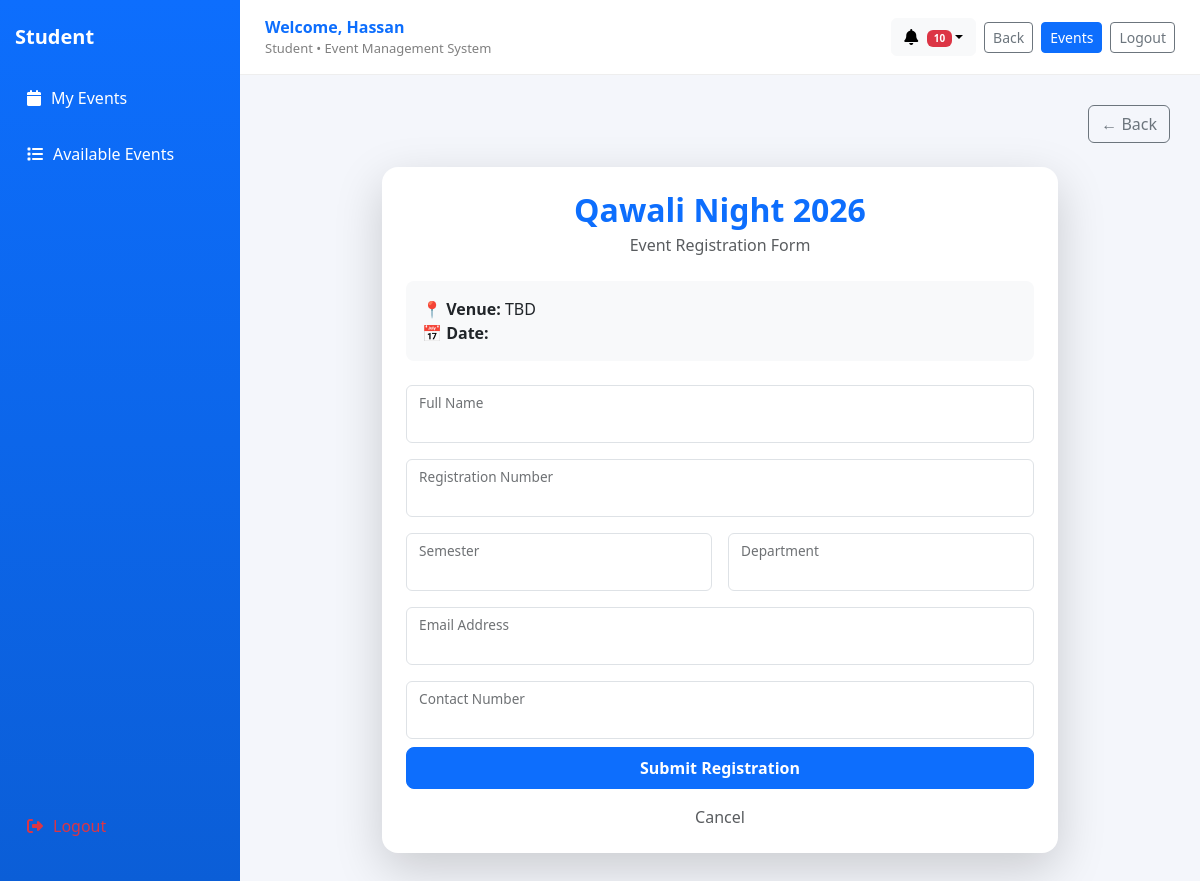
Screenshot of /event/1/register/ (signed in) with the database file from the repository.
### accounts/models.py (models this page shows, shortened)
class Profile(models.Model):
    ROLE_CHOICES = [
        ('student', 'Student'),
        ('faculty', 'Faculty'),
        ('organizer', 'Organizer'),
    ]
    user = models.OneToOneField(User, on_delete=models.CASCADE)
    role = models.CharField(max_length=20, choices=ROLE_CHOICES)
    email_verified = models.BooleanField(default=False)
    verification_token = models.UUIDField(default=uuid.uuid4)
    is_organizer = models.BooleanField(default=False)  # Add this field

### events/models.py (models this page shows, shortened)
class Event(models.Model):
    name = models.CharField(max_length=200)
    category = models.ForeignKey(Category, on_delete=models.CASCADE)
    description = models.TextField(blank=True)
    organizer = models.ForeignKey(
        User,
        on_delete=models.SET_NULL,
        null=True,
        blank=True,
        related_name="organized_events"
    )
    venue = models.CharField(max_length=255, blank=True, null=True)
    date = models.DateField(null=True, blank=True)
    status = models.CharField(
        max_length=20,
        choices=EventStatus.choices,
        default=EventStatus.CREATED
    )
    created_at = models.DateTimeField(auto_now_add=True)
    class Meta:
        ordering = ['-created_at']

### events/views.py (the view, shortened to what this page needs)
# urls.py: path('event/<int:event_id>/register/', views.register_event, name='register_event'),
@login_required
def register_event(request, event_id):
    role = get_role(request.user)
    if role != "student":
        messages.error(request, "Only students allowed.")
        return redirect("events:available_events")
    event = get_object_or_404(Event, id=event_id, status="announced")
    if EventRegistration.objects.filter(event=event, student=request.user).exists():
        messages.info(request, "Already registered.")
        return redirect("events:my_events")
    return render(request, "events/register_event.html", {
        "form": EventRegistrationForm(),
        "event": event,
        "role": "student"
    })

### events/forms.py
class EventRegistrationForm(forms.ModelForm):
    class Meta:
        model = EventRegistration
        fields = [
            'student_name',
            'registration_no',
            'semester',
            'department',
            'email',
            'contact_no'
        ]
        widgets = {
            'student_name': forms.TextInput(attrs={'class': 'form-control'}),
            'registration_no': forms.TextInput(attrs={'class': 'form-control'}),
            'semester': forms.TextInput(attrs={'class': 'form-control'}),
            'department': forms.TextInput(attrs={'class': 'form-control'}),
            'email': forms.EmailInput(attrs={'class': 'form-control'}),
            'contact_no': forms.TextInput(attrs={'class': 'form-control'}),
        }

### events/context_processors.py (called while the page is built)
def notifications_context(request):
    if not request.user.is_authenticated:
        return {}
    user_notifications = Notification.objects.filter(
        user=request.user
    ).order_by("-created_at")
    unread_count = user_notifications.filter(is_read=False).count()
    return {
        "notifications": user_notifications[:10],
        "unread_notifications": unread_count
    }

### events/views.py (called while the page is built)
def get_role(user):
    if user.is_superuser:
        return "admin"
    if hasattr(user, "profile") and hasattr(user.profile, "role"):
        return user.profile.role
    return "student"

### events/templates/events/register_event.html (shortened to what this page needs)
{% extends "accounts/dashboard_base.html" %}
{% block content %}
<div class="text-end mb-3">
    <a href="{% url 'events:available_events' %}" class="btn btn-outline-secondary">
        ← Back
    </a>
</div>
<div class="container mt-4" style="max-width: 700px;">
  <div class="card border-0 shadow-lg rounded-4 p-4">
    <div class="text-center mb-4">
        <h2 class="fw-bold text-primary mb-1">
            {{ event.name }}
        </h2>
        <p class="text-muted mb-0">
            Event Registration Form
        </p>
    </div>
    <div class="bg-light p-3 rounded-3 mb-4">
        {% if event.venue %}
            <div><strong>📍 Venue:</strong> {{ event.venue }}</div>
        {% endif %}
        <div><strong>📅 Date:</strong> {{ event.date|date:"d M Y" }}</div>
    </div>
    <form method="POST" class="row g-3">
        <div class="col-12">
            <div class="form-floating">
                {{ form.student_name }}
                <label>Full Name</label>
            </div>
        </div>
        <div class="col-12">
            <div class="form-floating">
                {{ form.registration_no }}
                <label>Registration Number</label>
            </div>
        </div>
        <div class="col-md-6">
            <div class="form-floating">
                {{ form.semester }}
                <label>Semester</label>
            </div>
        </div>
        <div class="col-md-6">
            <div class="form-floating">
                {{ form.department }}
                <label>Department</label>
            </div>
        </div>
        <div class="col-12">
            <div class="form-floating">
                {{ form.email }}
                <label>Email Address</label>
            </div>
        </div>
        <div class="col-12">
            <div class="form-floating">
                {{ form.contact_no }}
                <label>Contact Number</label>
            </div>
        </div>
        <div class="col-12 mt-2">
            <button type="submit" class="btn btn-primary w-100 py-2 fw-semibold rounded-3">
                Submit Registration
            </button>
        </div>
        <div class="col-12 text-center">
            <a href="{% url 'events:available_events' %}" class="text-muted text-decoration-none">
                Cancel
            </a>
        </div>
    </form>
  </div>
</div>
{% endblock %}

### accounts/templates/accounts/dashboard_base.html (shortened to what this page needs)
{% load static %}
<!DOCTYPE html>
<html lang="en">
<head>
    <link href="https://cdn.jsdelivr.net/npm/bootstrap@5.3.3/dist/css/bootstrap.min.css" rel="stylesheet">
    <link rel="stylesheet" href="https://cdnjs.cloudflare.com/ajax/libs/font-awesome/6.4.0/css/all.min.css">
</head>
<body>
<div class="layout">
    <div class="sidebar">
        <h5>
            {% if request.user.is_superuser %}
                Admin
            {% else %}
                {{ role|default:"student"|title }}
            {% endif %}
        </h5>
        {% if role == 'organizer' %}
            <a href="{% url 'events:dashboard' %}" class="nav-link">
                <i class="fa fa-home"></i> Dashboard
            </a>
            <a href="{% url 'events:my_events' %}" class="nav-link">
                <i class="fa fa-calendar"></i> My Events
            </a>
            <a href="{% url 'events:send_announcement' %}" class="nav-link">
                <i class="fa fa-bullhorn"></i> Announcements
            </a>
        {% elif role == 'student' %}
            <a href="{% url 'events:my_events' %}" class="nav-link">
                <i class="fa fa-calendar"></i> My Events
            </a>
            <a href="{% url 'events:available_events' %}" class="nav-link">
                <i class="fa fa-list"></i> Available Events
            </a>
        {% else %}
            <a href="{% url 'events:my_events' %}" class="nav-link">
                <i class="fa fa-calendar"></i> My Events
            </a>
        {% endif %}
        <div class="mt-auto">
            <a href="{% url 'logout' %}" class="nav-link text-danger">
                <i class="fa fa-sign-out-alt"></i> Logout
            </a>
        </div>
    </div>
    <div class="main">
        <div class="topbar">
            <div>
                <div class="welcome">
                    Welcome, {{ request.user.username }}
                </div>
                <div class="subtext">
                    {% if request.user.is_superuser %}
                        Admin
                    {% else %}
                        {{ role|default:"student"|title }}
                    {% endif %}
                    • Event Management System
                </div>
            </div>
            <div class="d-flex align-items-center gap-2">
                <div class="dropdown position-relative">
                    <button class="btn btn-light position-relative dropdown-toggle" data-bs-toggle="dropdown">
                        <i class="fa fa-bell"></i>
                        {% if notifications %}
                            {% if notifications|length > 0 %}
                                <span class="badge bg-danger notif-badge">
                                    {{ notifications|length }}
                                </span>
                            {% endif %}
                        {% endif %}
                    </button>
                </div>
                <button onclick="history.back()" class="btn btn-outline-secondary btn-sm">
                    Back
                </button>
                {% if request.user.is_superuser %}
                    <a href="/admin/" class="btn btn-primary btn-sm">Admin</a>
                {% elif role == 'organizer' %}
                    <a href="{% url 'events:dashboard' %}" class="btn btn-primary btn-sm">Dashboard</a>
                {% else %}
                    <a href="{% url 'events:available_events' %}" class="btn btn-primary btn-sm">Events</a>
                {% endif %}
                <a href="{% url 'logout' %}" class="btn btn-outline-secondary btn-sm">Logout</a>
            </div>
        </div>
        <div class="content">
            {% block content %}{% endblock %}
        </div>
    </div>
</div>
</body>
</html>

### accounts/templates/accounts/dashboard_base.html (style rules this page uses)
body { margin: 0; font-family: 'Segoe UI', sans-serif; background: #f4f6fb; }
.layout { display: flex; min-height: 100vh; }
.sidebar { width: 240px; background: linear-gradient(180deg, #0d6efd, #0b5ed7); color: white; padding: 25px 15px; display: flex; flex-direction: column; }
.sidebar h5 { margin-bottom: 25px; font-weight: 600; text-transform: capitalize; }
.nav-link { color: white; padding: 12px; border-radius: 8px; margin-bottom: 8px; display: flex; align-items: center; gap: 10px; text-decoration: none; }
.main { flex: 1; display: flex; flex-direction: column; }
.topbar { height: 75px; background: white; border-bottom: 1px solid #eee; display: flex; justify-content: space-between; align-items: center; padding: 0 25px; }
.welcome { font-size: 16px; font-weight: 700; color: #0d6efd; }
.subtext { font-size: 13px; color: gray; }
.content { padding: 30px; }
.notif-badge { position: absolute; top: -5px; right: -5px; font-size: 10px; }

### rows the page displays
Profile: role "Student"
Event: name "Qawali Night 2026", venue "TBD"

### other values shown
{{ request.user.username }} "Hassan"
{{ notifications|length }} "10"
